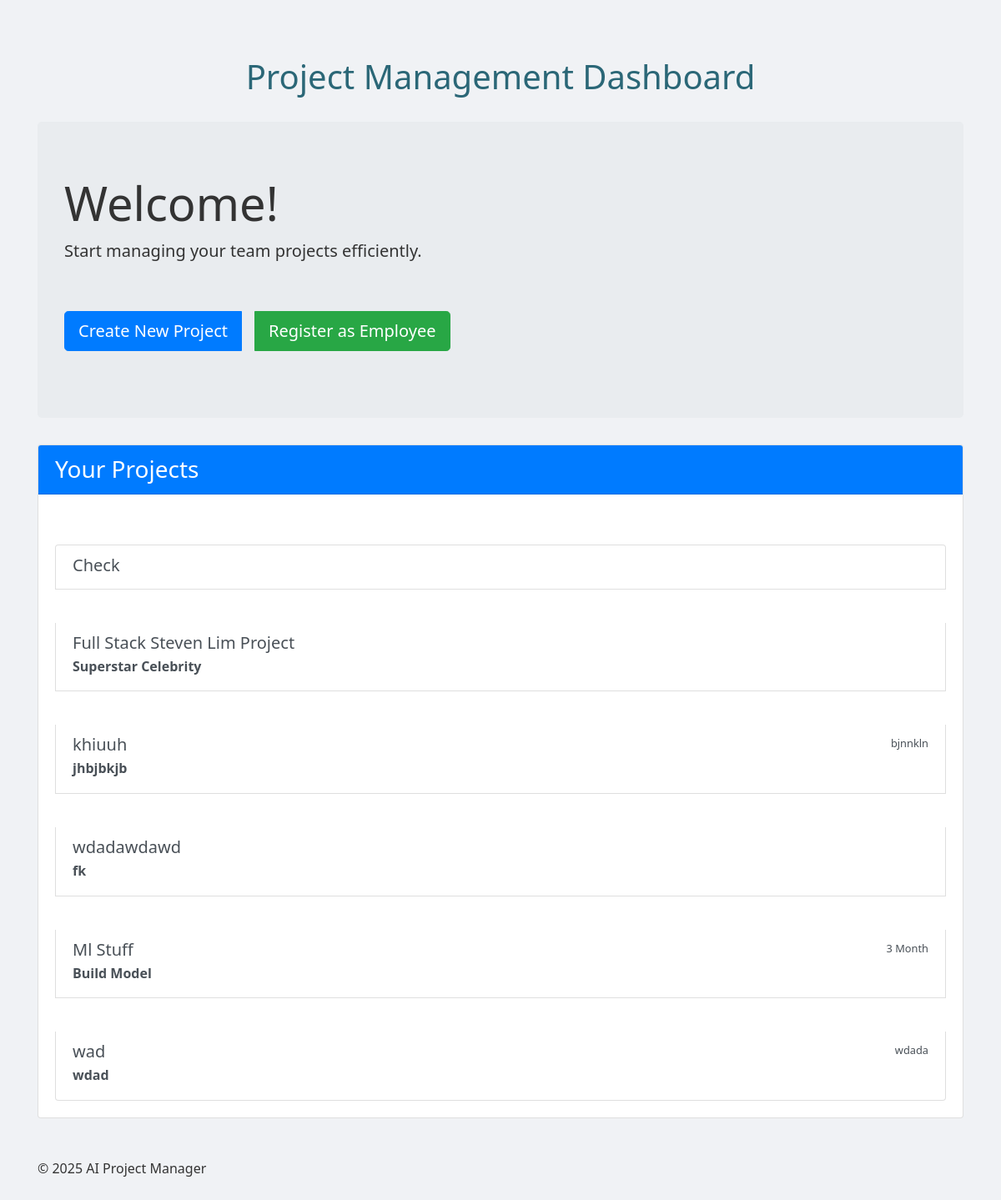
Before: / with the older database file.
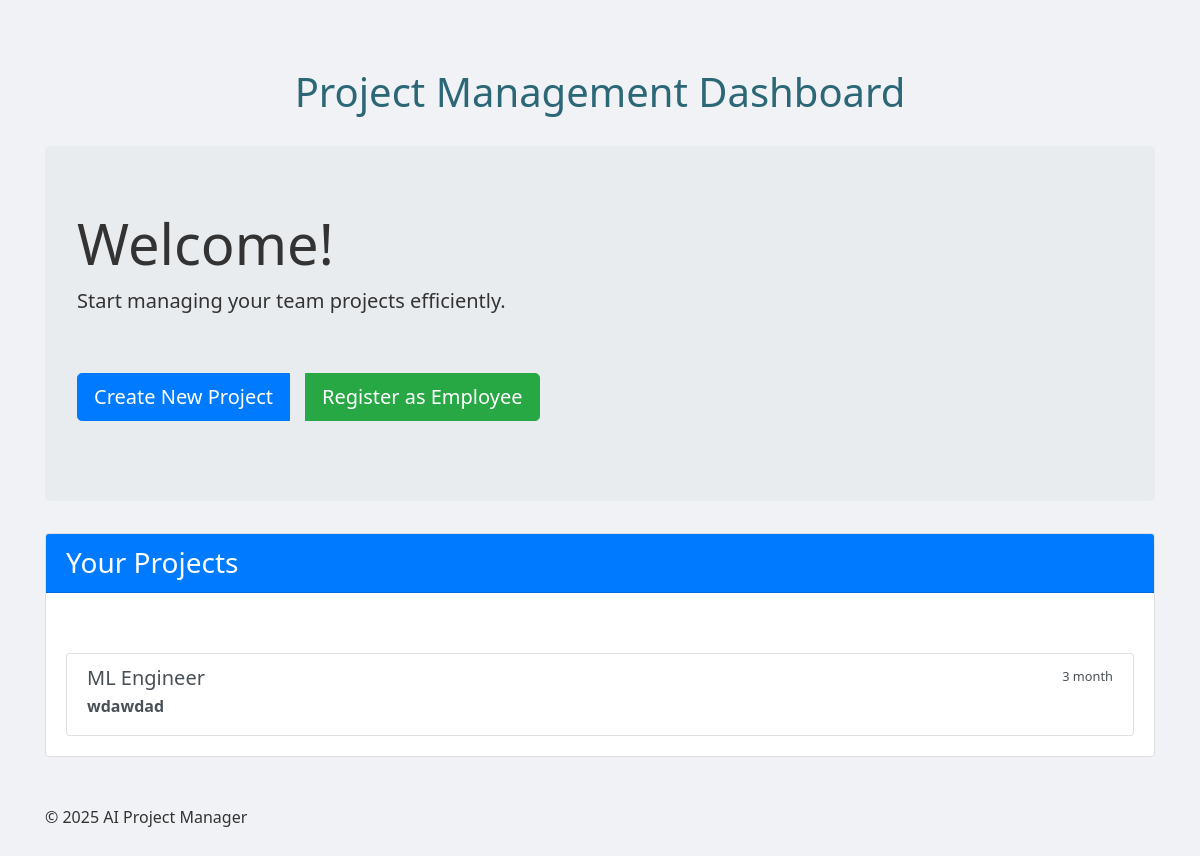
After: the same page with the newer database file.
### tables this page shows
CREATE TABLE projects (
            id INTEGER PRIMARY KEY AUTOINCREMENT,
            project_name TEXT UNIQUE,
            project_data TEXT
        );

### app.py (the view)
@app.route('/')
def home():
    projects = get_all_projects()
    return render_template('home.html', projects=projects)

### database.py (called while the page is built)
def get_all_projects():
    conn = sqlite3.connect(DB_PATH)
    c = conn.cursor()
    c.execute('SELECT project_name, project_data FROM projects')
    rows = c.fetchall()
    conn.close()
    projects = []
    for row in rows:
        project_id = row[0]
        project_data = json.loads(row[1])
        projects.append({
            "id": project_id,
            "name": project_data.get("ProjectName") or "Unnamed Project",
            "description": project_data.get("ProjectDescription") or "",
            "duration": project_data.get("ProjectDuration") or ""
        })
    return projects

### templates/home.html (shortened to what this page needs)
<!DOCTYPE html>
<html lang="en">
<head>
    <link href="https://stackpath.bootstrapcdn.com/bootstrap/4.5.2/css/bootstrap.min.css" rel="stylesheet">
    <link rel="stylesheet" href="{{ url_for('static', filename='style.css') }}">
</head>
<body>
    <div class="container mt-5">
        <header class="mb-4">
            <h1>Project Management Dashboard</h1>
        </header>
        <div class="jumbotron">
            <h2 class="display-4">Welcome!</h2>
            <p class="lead">Start managing your team projects efficiently.</p>
            <div class="btn-group mb-3">
                <a href="{{ url_for('project', new='true') }}" class="btn btn-primary btn-lg mr-3">Create New Project</a>
                <a href="{{ url_for('employee_registration') }}" class="btn btn-success btn-lg">Register as Employee</a>
            </div>
        </div>
        <div class="card mb-4">
            <div class="card-header bg-primary text-white">
                <h3 class="mb-0">Your Projects</h3>
            </div>
            <div class="card-body">
                {% if projects %}
                <div class="list-group">
                    {% for project in projects %}
                    <a href="{{ url_for('project', id=project.id) }}" class="list-group-item list-group-item-action">
                        <div class="d-flex w-100 justify-content-between">
                            <h5 class="mb-1">{{ project.name }}</h5>
                            {% if project.duration %}
                            <small>{{ project.duration }}</small>
                            {% endif %}
                        </div>
                        {% if project.description %}
                        <p class="mb-1">{{ project.description }}</p>
                        {% endif %}
                    </a>
                    {% endfor %}
                </div>
                {% else %}
                <p class="text-muted">No projects yet. Create your first project to get started!</p>
                {% endif %}
            </div>
        </div>
        <footer class="mt-5">
            <p>&copy; 2025 AI Project Manager</p>
        </footer>
    </div>
</body>
</html>

### static/style.css (style rules this page uses)
body { font-family: 'Segoe UI', Tahoma, Geneva, Verdana, sans-serif; background: #f0f2f5; color: #333; padding: 20px; line-height: 1.6; }
h1 { text-align: center; color: #2b6777; margin-bottom: 30px; }
a { display: inline-block; margin-top: 40px; text-decoration: none; font-weight: bold; color: #52ab98; transition: color 0.3s ease; }

Changed rows visible on the page:
removed projects: name "Check"
removed projects: name "Full Stack Steven Lim Project", description "Superstar Celebrity"
removed projects: name "khiuuh", duration "bjnnkln", description "jhbjbkjb"
removed projects: name "wdadawdawd", description "fk"
removed projects: name "Ml Stuff", duration "3 Month", description "Build Model"
removed projects: name "wad", duration "wdada", description "wdad"
added projects: name "ML Engineer", duration "3 month", description "wdawdad"
